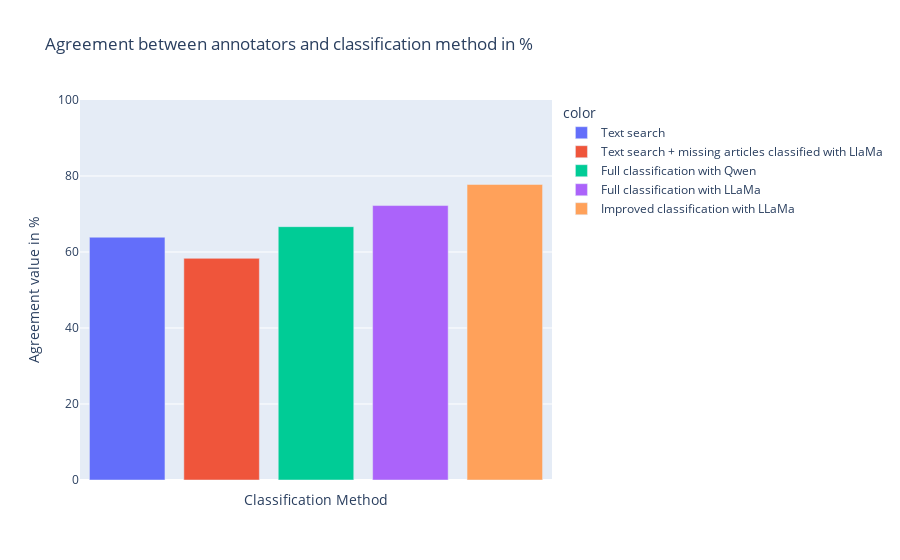

Notebook code for this chart:
### Code cell
models = {
    "Text search": counts,
    "Text search + missing articles classified with LlaMa": refined_data,
    "Full classification with Qwen": qwen_country_data,
    "Full classification with LLaMa": llama_country_data,
    "Improved classification with LLaMa": llama_country_data_imporved
}

values = []
for model in models.keys():
    agreement_value = (models[model].loc[df.index]["Top_1_name"].str.lower().fillna("nan") == df["country"].str.lower().fillna("nan")).sum() / len(df) * 100
    values.append(agreement_value)
    
fig = px.bar(
    x=models.keys(), 
    y=values, 
    color=models.keys(),
    title="Agreement between annotators and classification method in %", 
    labels={"x": "Classification Method", "y": "Agreement value in %"}
    )
fig.update_xaxes(showticklabels=False)  # Remove x-axis tick labels

fig.update_yaxes(range=[0, 100])
fig.show()

# fig.write_html("./graphs/agreement_bar_plot.html")

### Figure 1 — Plotly figure (JSON) as saved in the notebook; plotly's stock layout.template omitted (floating-point values rounded to 4 significant figures)
{"data": [{"alignmentgroup": "True", "hovertemplate": "color=Text search<br>Classification Method=%{x}<br>Agreement value in %=%{y}<extra></extra>", "legendgroup": "Text search", "marker": {"color": "#636efa", "pattern": {"shape": ""}}, "name": "Text search", "offsetgroup": "Text search", "orientation": "v", "showlegend": true, "textposition": "auto", "type": "bar", "x": ["Text search"], "xaxis": "x", "y": [63.89], "yaxis": "y"}, {"alignmentgroup": "True", "hovertemplate": "color=Text search + missing articles classified with LlaMa<br>Classification Method=%{x}<br>Agreement value in %=%{y}<extra></extra>", "legendgroup": "Text search + missing articles classified with LlaMa", "marker": {"color": "#EF553B", "pattern": {"shape": ""}}, "name": "Text search + missing articles classified with LlaMa", "offsetgroup": "Text search + missing articles classified with LlaMa", "orientation": "v", "showlegend": true, "textposition": "auto", "type": "bar", "x": ["Text search + missing articles classified with LlaMa"], "xaxis": "x", "y": [58.33], "yaxis": "y"}, {"alignmentgroup": "True", "hovertemplate": "color=Full classification with Qwen<br>Classification Method=%{x}<br>Agreement value in %=%{y}<extra></extra>", "legendgroup": "Full classification with Qwen", "marker": {"color": "#00cc96", "pattern": {"shape": ""}}, "name": "Full classification with Qwen", "offsetgroup": "Full classification with Qwen", "orientation": "v", "showlegend": true, "textposition": "auto", "type": "bar", "x": ["Full classification with Qwen"], "xaxis": "x", "y": [66.67], "yaxis": "y"}, {"alignmentgroup": "True", "hovertemplate": "color=Full classification with LLaMa<br>Classification Method=%{x}<br>Agreement value in %=%{y}<extra></extra>", "legendgroup": "Full classification with LLaMa", "marker": {"color": "#ab63fa", "pattern": {"shape": ""}}, "name": "Full classification with LLaMa", "offsetgroup": "Full classification with LLaMa", "orientation": "v", "showlegend": true, "textposition": "auto", "type": "bar", "x": ["Full classification with LLaMa"], "xaxis": "x", "y": [72.22], "yaxis": "y"}, {"alignmentgroup": "True", "hovertemplate": "color=Improved classification with LLaMa<br>Classification Method=%{x}<br>Agreement value in %=%{y}<extra></extra>", "legendgroup": "Improved classification with LLaMa", "marker": {"color": "#FFA15A", "pattern": {"shape": ""}}, "name": "Improved classification with LLaMa", "offsetgroup": "Improved classification with LLaMa", "orientation": "v", "showlegend": true, "textposition": "auto", "type": "bar", "x": ["Improved classification with LLaMa"], "xaxis": "x", "y": [77.78], "yaxis": "y"}], "layout": {"barmode": "relative", "legend": {"title": {"text": "color"}, "tracegroupgap": 0}, "title": {"text": "Agreement between annotators and classification method in %"}, "xaxis": {"anchor": "y", "domain": [0, 1], "showticklabels": false, "title": {"text": "Classification Method"}}, "yaxis": {"anchor": "x", "domain": [0, 1], "range": [0, 100], "title": {"text": "Agreement value in %"}}}}
